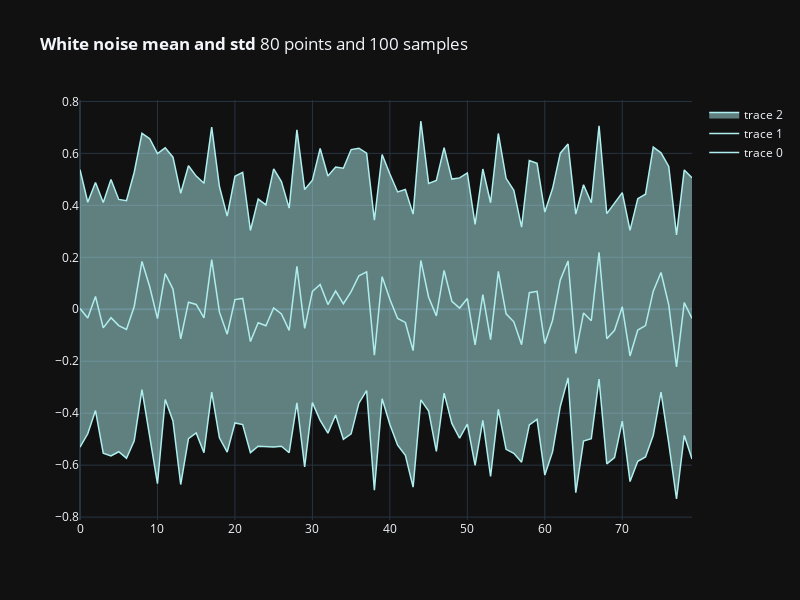

The cell this chart's notebook holds for it:
### Markdown cell above
## Question 6

### Code cell
def sample_wnoise(n_points: int, n_sample: int) -> np.ndarray:
    """
    Generate a sample of standard strong white noise.

    Args:
        n_points (int): The number of data points in each sample.
        n_sample (int): The number of samples to generate.

    Returns:
        np.ndarray: A NumPy array containing random noise with the specified dimensions.
    """
    return np.random.normal(size = n_points*n_sample).reshape((n_sample, n_points))

def plot_mean_std(sample: np.ndarray, title: str = "<b>Confidence Interval</b>", x=None) -> None:
    """
    Plot the mean and confidence interval of a sample.

    Args:
        sample (np.ndarray): A NumPy array containing the data sample.
        title (str): The title of the plot (default is "<b>Confidence Interval</b>").

    Returns:
        None
    """
    if x is None:
        x = np.arange(sample.shape[1])
        
    mean = sample.mean(axis = 0)
    std = sample.std(axis = 0)
    fig = go.Figure(
        layout=go.Layout(
            height=600, 
            width=800, 
            template = "plotly_dark", 
            title = title
    )) 
    
    fig.add_traces([
    go.Scatter(x=x, y=mean, line=dict(width=1.5, color="paleturquoise")),
    go.Scatter(
        x=x, y=mean + 0.5 * std,
        line=dict(width=1.5, color="paleturquoise"),
        opacity = 0.6,
    ),
    go.Scatter(
        x=x, y=mean - 0.5 * std,
        fill="tonexty",
        line=dict(width=1.5, color="paleturquoise"),
        opacity = 0.6,
    )])
    fig.show() 

plot_mean_std(sample_wnoise(80, 100), title ="<b>White noise mean and std</b> 80 points and 100 samples")

### Figure 1 — Plotly figure (JSON) as saved in the notebook; plotly's stock layout.template omitted (floating-point values rounded to 4 significant figures)
{"data": [{"line": {"color": "paleturquoise", "width": 1.5}, "type": "scatter", "x": [0, 1, 2, 3, 4, 5, 6, 7, 8, 9, 10, 11, 12, 13, 14, 15, 16, 17, 18, 19, 20, 21, 22, 23, 24, 25, 26, 27, 28, 29, 30, 31, 32, 33, 34, 35, 36, 37, 38, 39, 40, 41, 42, 43, 44, 45, 46, 47, 48, 49, 50, 51, 52, 53, 54, 55, 56, 57, 58, 59, 60, 61, 62, 63, 64, 65, 66, 67, 68, 69, 70, 71, 72, 73, 74, 75, 76, 77, 78, 79], "y": [0.003143, -0.0337, 0.04914, -0.07152, -0.03252, -0.06281, -0.07752, 0.01079, 0.1839, 0.08687, -0.03604, 0.137, 0.07786, -0.114, 0.02723, 0.01839, -0.03357, 0.1911, -0.01122, -0.09569, 0.03709, 0.04165, -0.1244, -0.05164, -0.06334, 0.005458, -0.01775, -0.08134, 0.1652, -0.07328, 0.06861, 0.09535, 0.01828, 0.07005, 0.02117, 0.06761, 0.1291, 0.1438, -0.1768, 0.1256, 0.03859, -0.03571, -0.05073, -0.1591, 0.1878, 0.04656, -0.02543, 0.1496, 0.03078, 0.004628, 0.04139, -0.1369, 0.05602, -0.1169, 0.1456, -0.01761, -0.04829, -0.1364, 0.06373, 0.06905, -0.1319, -0.04223, 0.1132, 0.1861, -0.17, -0.0141, -0.04415, 0.2189, -0.1133, -0.08081, 0.009357, -0.1799, -0.07973, -0.0628, 0.06956, 0.1416, 0.01695, -0.222, 0.02541, -0.03498]}, {"line": {"color": "paleturquoise", "width": 1.5}, "opacity": 0.6, "type": "scatter", "x": [0, 1, 2, 3, 4, 5, 6, 7, 8, 9, 10, 11, 12, 13, 14, 15, 16, 17, 18, 19, 20, 21, 22, 23, 24, 25, 26, 27, 28, 29, 30, 31, 32, 33, 34, 35, 36, 37, 38, 39, 40, 41, 42, 43, 44, 45, 46, 47, 48, 49, 50, 51, 52, 53, 54, 55, 56, 57, 58, 59, 60, 61, 62, 63, 64, 65, 66, 67, 68, 69, 70, 71, 72, 73, 74, 75, 76, 77, 78, 79], "y": [0.5371, 0.4119, 0.4883, 0.4106, 0.4998, 0.4228, 0.4181, 0.5274, 0.6773, 0.6564, 0.5989, 0.6213, 0.5855, 0.4465, 0.5523, 0.5126, 0.4849, 0.7013, 0.4725, 0.3584, 0.5117, 0.5272, 0.3032, 0.4241, 0.402, 0.5407, 0.4915, 0.3894, 0.6904, 0.4607, 0.4967, 0.6187, 0.5131, 0.5473, 0.543, 0.6147, 0.6198, 0.6008, 0.343, 0.5957, 0.5208, 0.4515, 0.4609, 0.3662, 0.7246, 0.4846, 0.4962, 0.6222, 0.5011, 0.5057, 0.5246, 0.3267, 0.5399, 0.41, 0.6767, 0.504, 0.4577, 0.3158, 0.5725, 0.5616, 0.3743, 0.4645, 0.6007, 0.6362, 0.3661, 0.4792, 0.4099, 0.7062, 0.3681, 0.4089, 0.4491, 0.3035, 0.4255, 0.443, 0.6238, 0.602, 0.5497, 0.2864, 0.5363, 0.506]}, {"fill": "tonexty", "line": {"color": "paleturquoise", "width": 1.5}, "opacity": 0.6, "type": "scatter", "x": [0, 1, 2, 3, 4, 5, 6, 7, 8, 9, 10, 11, 12, 13, 14, 15, 16, 17, 18, 19, 20, 21, 22, 23, 24, 25, 26, 27, 28, 29, 30, 31, 32, 33, 34, 35, 36, 37, 38, 39, 40, 41, 42, 43, 44, 45, 46, 47, 48, 49, 50, 51, 52, 53, 54, 55, 56, 57, 58, 59, 60, 61, 62, 63, 64, 65, 66, 67, 68, 69, 70, 71, 72, 73, 74, 75, 76, 77, 78, 79], "y": [-0.5308, -0.4793, -0.39, -0.5537, -0.5648, -0.5484, -0.5732, -0.5058, -0.3095, -0.4827, -0.671, -0.3474, -0.4298, -0.6746, -0.4979, -0.4758, -0.5521, -0.3191, -0.495, -0.5498, -0.4376, -0.4439, -0.552, -0.5274, -0.5287, -0.5298, -0.527, -0.5521, -0.36, -0.6072, -0.3595, -0.428, -0.4766, -0.4072, -0.5006, -0.4795, -0.3615, -0.3131, -0.6966, -0.3445, -0.4436, -0.523, -0.5624, -0.6845, -0.349, -0.3915, -0.5471, -0.323, -0.4395, -0.4965, -0.4418, -0.6005, -0.4278, -0.6437, -0.3855, -0.5392, -0.5542, -0.5886, -0.445, -0.4235, -0.638, -0.549, -0.3742, -0.264, -0.7061, -0.5074, -0.4982, -0.2684, -0.5948, -0.5705, -0.4303, -0.6632, -0.585, -0.5686, -0.4847, -0.3188, -0.5158, -0.7303, -0.4855, -0.576]}], "layout": {"height": 600, "title": {"text": "<b>White noise mean and std</b> 80 points and 100 samples"}, "width": 800}}
